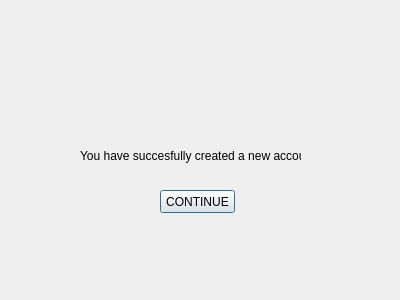
<?xml version="1.0" encoding="UTF-8"?>
<ui version="4.0">
 <class>newsuccess</class>
 <widget class="QDialog" name="newsuccess">
  <property name="geometry">
   <rect>
    <x>0</x>
    <y>0</y>
    <width>400</width>
    <height>300</height>
   </rect>
  </property>
  <property name="windowTitle">
   <string>Dialog</string>
  </property>
  <widget class="QPushButton" name="cresuccontButton">
   <property name="geometry">
    <rect>
     <x>160</x>
     <y>190</y>
     <width>75</width>
     <height>23</height>
    </rect>
   </property>
   <property name="text">
    <string>CONTINUE</string>
   </property>
  </widget>
  <widget class="QLabel" name="label">
   <property name="geometry">
    <rect>
     <x>80</x>
     <y>140</y>
     <width>221</width>
     <height>31</height>
    </rect>
   </property>
   <property name="text">
    <string>You have succesfully created a new account!</string>
   </property>
  </widget>
 </widget>
 <resources/>
 <connections/>
</ui>
